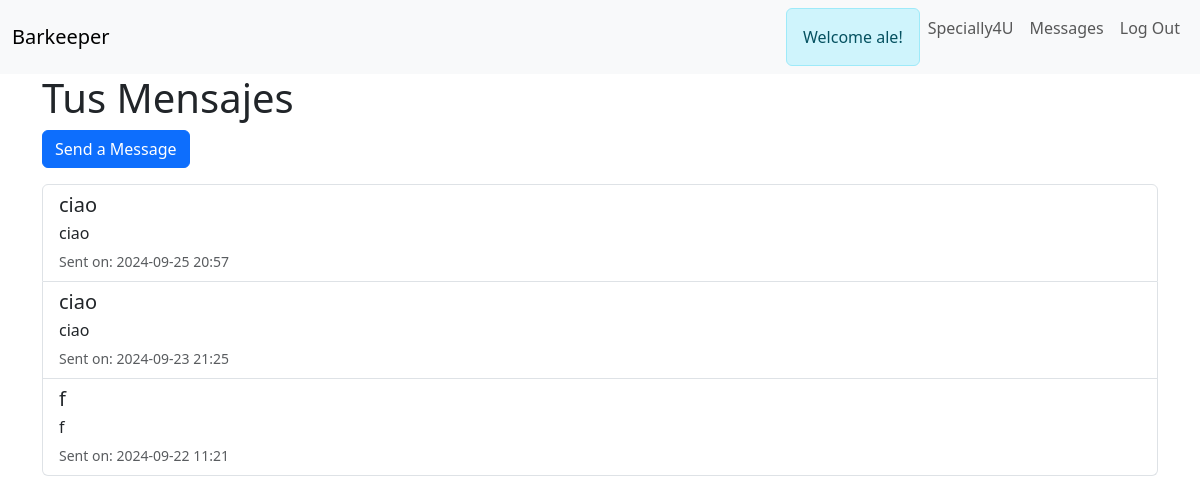
/message (signed in), run on an earlier commit of the app's database.
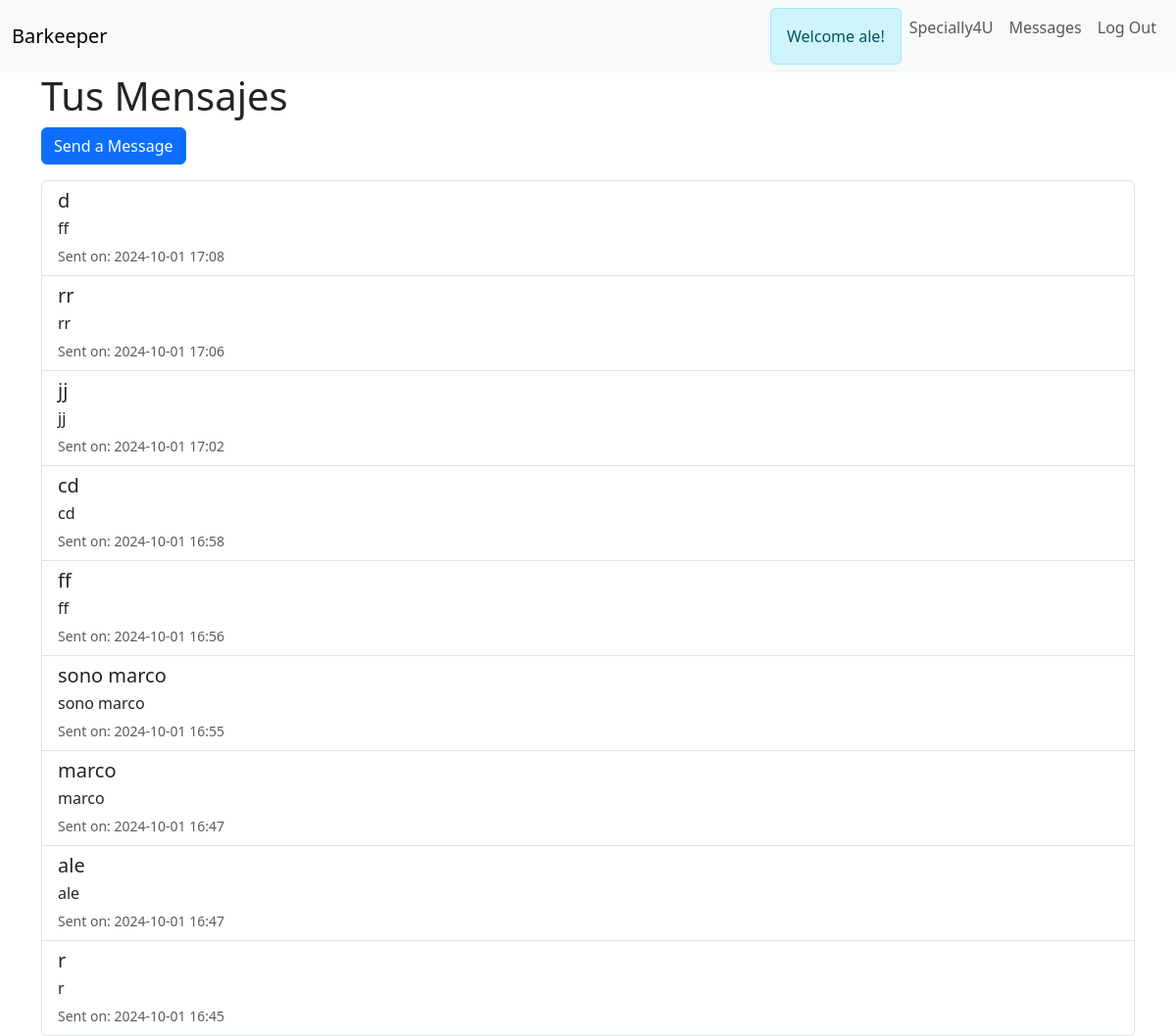
And on a later commit of the database.
### app/models.py (models this page shows, shortened)
class User(UserMixin, db.Model):
    id = db.Column(db.Integer, primary_key=True)
    username = db.Column(db.String(64), index=True, unique=True)
    email = db.Column(db.String(120), index=True, unique=True)
    password_hash = db.Column(db.String(128))
    messages_sent = db.relationship('UserMessage',
                                    foreign_keys='UserMessage.sender_id',
                                    backref='author', lazy='dynamic')
    message_recived = db.relationship('UserMessage',
                                      foreign_keys='UserMessage.recipient_id',
                                      backref='recipient', lazy='dynamic')
    last_message_read_time = db.Column(db.DateTime)

class UserMessage(db.Model):
    id = db.Column(db.Integer, primary_key=True)
    sender_id = db.Column(db.Integer, db.ForeignKey('user.id'))
    recipient_id = db.Column(db.Integer, db.ForeignKey('user.id'))
    body = db.Column(db.String(140))
    subject = db.Column(db.String(120), nullable=False)
    timestamp = db.Column(db.DateTime, index=True, default=datetime.utcnow)

### app/routes.py (the view)
@app.route('/message', methods=['GET'])
def message():
    messages = UserMessage.query.filter(
        (UserMessage.sender_id == current_user.id) |
        (UserMessage.recipient_id == current_user.id)
    ).order_by(UserMessage.timestamp.desc()).all()
    return render_template('message.html', messages=messages, title='Tus Mensajes')

### app/models.py (called while the page is built)
@login.user_loader
def load_user(id):
    return User.query.get(int(id))

### app/templates/message.html
{% extends 'base.html' %}
{% block content %}
    <h1>{{ title }}</h1>
    <a href="{{ url_for('send_message') }}" class="btn btn-primary">Send a Message</a>
    {% if messages %}
        <div class="list-group mt-3">
            {% for message in messages %}
                <div class="list-group-item">
                    <h5 class="mb-1">{{ message.subject }}</h5>
                    <p class="mb-1">{{ message.body }}</p>
                    <small class="text-muted">Sent on: {{ message.timestamp.strftime('%Y-%m-%d %H:%M') }}</small>
                </div>
            {% endfor %}
        </div>
    {% else %}
        <p class="mt-3">No messages to display.</p>
    {% endif %}
{% endblock %}

### app/templates/base.html (shortened to what this page needs)
<!DOCTYPE html>
<html lang="en">
<head>
    <link rel="stylesheet" href="{{ url_for('static', filename='css/bootstrap.min.css') }}">
    <link rel="stylesheet" href="{{ url_for('static', filename='css/styles.css') }}">
</head>
<body class="{% block body_class %}default-page{% endblock %}">
    {% block nav_bar %}
    <nav class="navbar navbar-expand-lg navbar-light bg-light">
        <div class="container-fluid">
            <a class="navbar-brand" href="{{ url_for('index') }}">Barkeeper</a>
            <div class="collapse navbar-collapse" id="navbarNav">
                <ul class="navbar-nav ms-auto">
                    {% if current_user.is_authenticated %}
                        <li class="nav-item">
                            <div class="alert alert-info mb-0" role="alert">
                                Welcome {{ current_user.username }}!
                            </div>
                        </li>
                        <li class="nav-item">
                            <a class="nav-link" href="{{ url_for('specially4u') }}">Specially4U</a>
                        </li>
                        <li class="nav-item">
                            <a class="nav-link" href="{{ url_for('message') }}">Messages</a>
                        </li>
                        <li class="nav-item">
                            <a class="nav-link" href="{{ url_for('logout') }}">Log Out</a>
                        </li>
                    {% endif %}
                </ul>
            </div>
        </div>
    </nav>
    {% endblock %}
    <div class="container">
        {% block content %}{% endblock %}
    </div>
</body>
</html>

What changed in the data, as far as the page shows it:
removed UserMessage: subject "ciao", body "ciao", timestamp "2024-09-25 20:57"
removed UserMessage: subject "ciao", body "ciao", timestamp "2024-09-23 21:25"
added UserMessage: subject "d", body "ff", timestamp "2024-10-01 17:08"
added UserMessage: subject "rr", body "rr", timestamp "2024-10-01 17:06"
added UserMessage: subject "jj", body "jj", timestamp "2024-10-01 17:02"
added UserMessage: subject "cd", body "cd", timestamp "2024-10-01 16:58"
added UserMessage: subject "ff", body "ff", timestamp "2024-10-01 16:56"
added UserMessage: subject "sono marco", body "sono marco", timestamp "2024-10-01 16:55"
added UserMessage: subject "marco", body "marco", timestamp "2024-10-01 16:47"
added UserMessage: subject "ale", body "ale", timestamp "2024-10-01 16:47"
changed UserMessage (number 9 of 9 on the later page): subject "f" → "r"; body "f" → "r"; timestamp "2024-09-22 11:21" → "2024-10-01 16:45"
